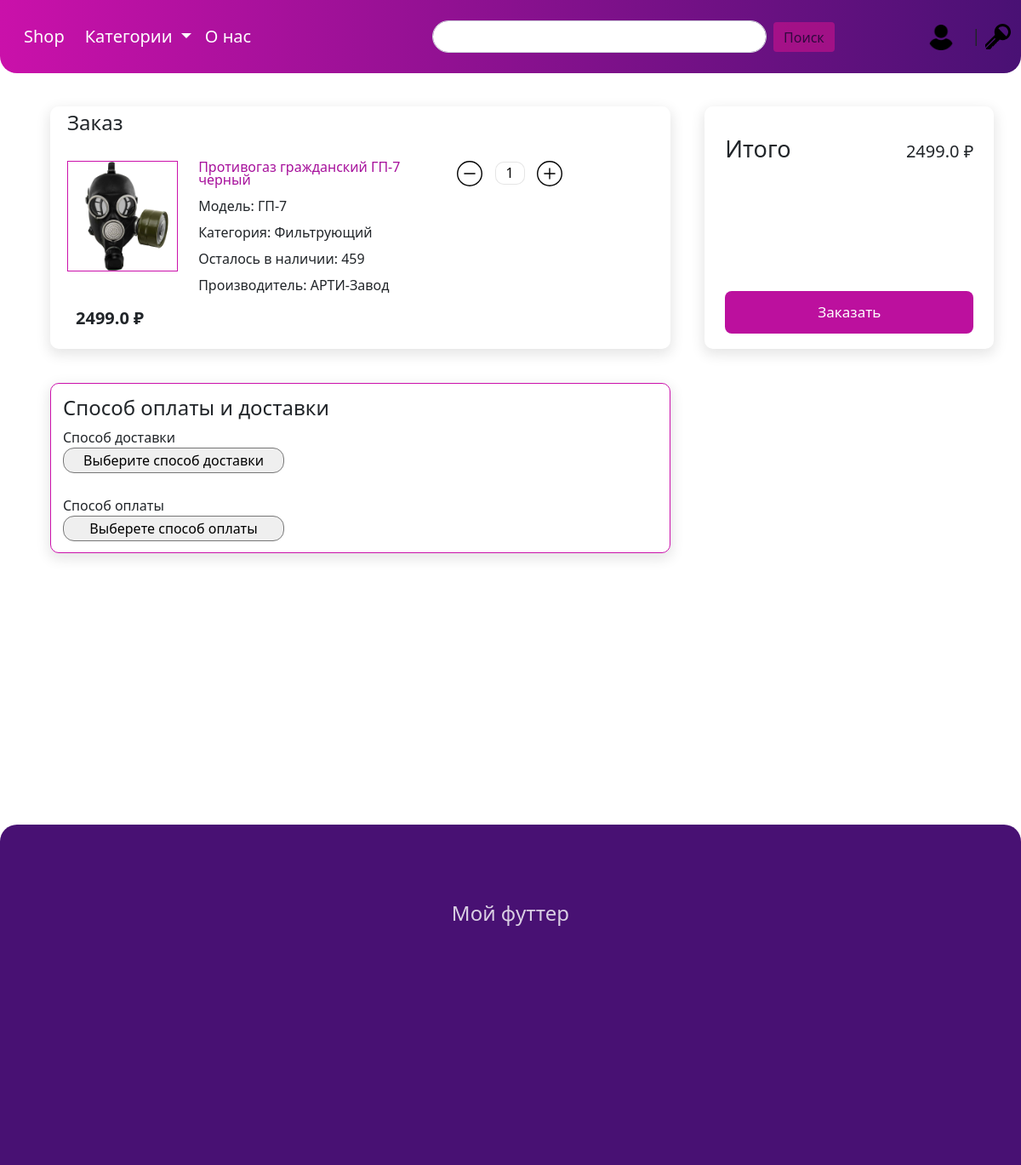
/shop/order/protivogaz-grazshdaskiy-gp-7-black/, run on the app's committed database.
### shop/models.py (models this page shows, shortened)
class Product(models.Model):
    name = models.CharField(max_length=255, unique=True, verbose_name='Имя товара')
    content = models.TextField(blank=True, verbose_name='Описание')
    image = models.ImageField(upload_to='photos/product/%Y/%m/%d', verbose_name='Изображение')
    model = models.CharField(max_length=255, blank=False, verbose_name='Модель товара')
    price = models.FloatField(verbose_name='Цена')
    is_availability = models.BooleanField(default=False, verbose_name='Доступность')
    quantity = models.IntegerField(default=0, verbose_name='Кол-во в наличии')
    slug = models.SlugField(max_length=255, unique=True, db_index=True, verbose_name='URL')
    cat = models.ForeignKey('Category', on_delete=models.CASCADE, verbose_name='Категория')
    manuf = models.ForeignKey('Manufacturer', on_delete=models.CASCADE, verbose_name='Производитель')
    def get_absolute_url(self):
        return reverse('product-info', kwargs={'product_slug': self.slug})
    class Meta:
        verbose_name = 'Товар'
        verbose_name_plural = 'Товары'

class Category(models.Model):
    name = models.CharField(max_length=255, unique=True, verbose_name='Имя категории')
    content = models.TextField(blank=True, verbose_name='Описание')
    is_availability = models.BooleanField(default=False, verbose_name='Доступность')
    quantity = models.IntegerField(default=0, verbose_name='Кол-во в наличии')
    slug = models.SlugField(max_length=255, unique=True, db_index=True, verbose_name='URL')
    def get_absolute_url(self):
        return reverse('category', kwargs={'cat_slug': self.slug})
    def __str__(self):
        return self.name
    class Meta:
        verbose_name = 'Категория'
        verbose_name_plural = 'Категории'

class Manufacturer(models.Model):  # Производитель
    name = models.CharField(max_length=255, unique=True, verbose_name='Имя производителя')
    content = models.TextField(blank=True, verbose_name='Описание')
    logo = models.ImageField(upload_to='photos/manufacturer/%Y/%m/%d', verbose_name='Лого')
    slug = models.SlugField(max_length=255, unique=True, db_index=True, verbose_name='URL')
    def __str__(self):
        return self.name
    class Meta:
        verbose_name = 'Производитель'
        verbose_name_plural = 'Производители'

### shop/views.py (the view)
# urls.py: path('order/<slug:product_slug>/', new_order, name='order'),  # роут для заказа
def new_order(request, product_slug):
    product = Product.objects.get(slug=product_slug)
    form = InfoProductForm()
    context = {
        'product': product,
        'form': form,
        'title': 'Оформление заказа'
    }
    return render(request, 'shop/order.html', context=context)

### shop/forms.py
class InfoProductForm(forms.Form):
    deliveryMethod = forms.ModelChoiceField(queryset=DeliveryMethod.objects.all(), label='Способ доставки', empty_label='Выберите способ доставки',
                                            widget=forms.Select(attrs={'class': 'choice'}))
    paymentMethod = forms.ModelChoiceField(queryset=PaymentMethod.objects.all(), empty_label='Выберете способ оплаты', label='Способ оплаты',
                                           widget=forms.Select(attrs={'class': 'choice'}))

### shop/models.py (called while the page is built)
    def __str__(self):
        return self.delivery_name

    def __str__(self):
        return self.payment_method

### shop/templatetags/mytag.py (called while the page is built)
@register.simple_tag()
def get_categories():
    return Category.objects.all()

### shop/templates/shop/order.html (shortened to what this page needs)
{% extends 'shop/base.html' %}
{% load static %}
{% block content %}
    <div class="parent-order">
        <form method="get" action="{% url 'new_order' %}">
            <div class="product-in-order">
                <h4>Заказ</h4>
                <div class="order">
                    <div class="order-img-block"><img src="{{ product.image.url }}" class="order-img"></div>
                    <div class="info-order">
                        <a href="{{ product.get_absolute_url }}" class="link-product"><p>{{ product.name }}</p></a>
                        <p>Модель: {{ product.model }}</p>
                        <p>Категория: {{ product.cat }}</p>
                        <p id="elem2">Осталось в наличии: {{ product.quantity }}</p>
                        <p>Производитель: {{ product.manuf }}</p>
                    </div>
                    <div class="order-quantity">
                        <img src="{% static 'img/minus.svg' %}" alt="" onclick="unlocked()" class="img-svg" onmousedown="minus_amount()">
                        <div><input type="text"  oninput ="new_price()" onfocus="unlocked()" id="elem1" name="count" value="1"></div>
                        <img src="{% static 'img/plus.svg' %}" alt="" onclick="unlocked()" class="img-svg" onmousedown="plus_amount()">
                    </div>
                    <div class="price">
                        <p id="price">{{ product.price }} ₽</p>
                    </div>
                </div>
            </div>
            <div class="itog-order">
                <div class="itog-block">
                    <div class="text-itog"><p>Итого</p></div>
                    <div class="text-price"><p id="new_p">{{ product.price }} ₽</p></div>
                </div>
                <div>
                    <button type="submit" class="btn btn-primary order-button" onclick="myFunc()">Заказать</button>
                </div>
            </div>
            <div class="dop-info-order">
                <h4>Способ оплаты и доставки</h4>
                {% for f in form %}
                    <label for="">{{ f.label | capfirst }}</label>
                    <p class="">{{ f }}</p>
                {% endfor %}
            </div>
        </form>
    </div>
{% endblock content %}

### shop/static/css/style.css (style rules this page uses)
.parent-order { margin-left: 40px; margin-top: 20px; min-width: 900px; }
.order { margin-top: 30px; }
.product-in-order { display: inline-block; box-shadow: 0px 5px 15px 2px rgba(0, 0, 0, 0.1); border-radius: 10px; height: 285px; width: 65%; }
.itog-order { position: absolute; display: inline-block; vertical-align: top; box-shadow: 0px 5px 15px 2px rgba(0, 0, 0, 0.1); border-radius: 10px; margin-left: 40px; height: 285px; width: 340px; padding: 24px; padding-top: 30px; }
.dop-info-order { box-shadow: 0px 5px 15px 2px rgba(0, 0, 0, 0.1); border-radius: 10px; border: 1px solid #CB11AB; height: 200px; width: 65%; margin-top: 40px; margin-bottom: 300px; padding: 14px; }
.order-img-block { display: inline-block; vertical-align: top; }
.order-img { border: 1px solid #CB11AB; width: 130px; margin-left: 20px; }
.info-order { display: inline-block; line-height: 15px; margin-left: 20px; width: 25%; min-width: 300px; }
.product-in-order h4 { margin-left: 20px; margin-top: 5px; }
.order-quantity { display: inline-block; vertical-align: top; width: 140px; height: 100px; }
.order-quantity input { width: 35px; height: 27px; border: 1px solid rgba(0, 0, 0, 0.1); border-radius: 10px; margin-top: 1px; text-align: center; margin-left: 10px; }
.order-quantity div { display: inline-block; vertical-align: top; margin-right: 10px; }
.price { display: inline-block; vertical-align: top; margin-left: 30px; font-weight: bold; font-size: 20px; }
.order-button { background-color: #BC109E; border: none; font-size: 17px; font-weight: 500; border-radius: 8px; width: 100%; height: 50px; margin-top: 130px; }
.itog-block div { display: inline-block; vertical-align: top; }
.text-itog { font-size: 27px; font-weight: 500; }
.text-price { margin-top: 8px; font-size: 20px; font-weight: 500; float: right; }
.choice { border-radius: 13px; width: 260px; height: 30px; appearance: none; margin-bottom: 10px; text-align: center; }
.img-svg { height: 30px; width: 30px; }
.link-product { text-decoration: none; color: #A7119C; }

### data on the page
Product: image (picture), name "Противогаз гражданский ГП-7 черный", model "ГП-7", cat "Фильтрующий", quantity "459", manuf "АРТИ-Завод", price "2499.0"

### other printed values
{{ f.label | capfirst }} "Способ доставки" "Способ оплаты"
